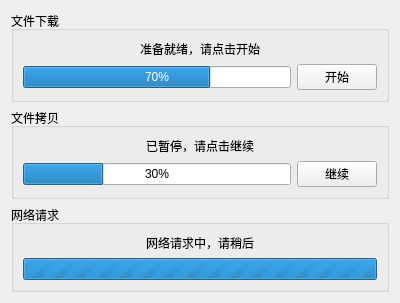
<?xml version="1.0" encoding="UTF-8"?>
<ui version="4.0">
 <class>QProgressBarDemo</class>
 <widget class="QWidget" name="QProgressBarDemo">
  <property name="geometry">
   <rect>
    <x>0</x>
    <y>0</y>
    <width>400</width>
    <height>300</height>
   </rect>
  </property>
  <property name="windowTitle">
   <string>QProgressBarDemo</string>
  </property>
  <layout class="QVBoxLayout" name="verticalLayout">
   <item>
    <widget class="QGroupBox" name="groupBox_1">
     <property name="title">
      <string>文件下载</string>
     </property>
     <layout class="QVBoxLayout" name="verticalLayout_3">
      <item>
       <widget class="QLabel" name="lb_FileDownload">
        <property name="text">
         <string>准备就绪，请点击开始</string>
        </property>
        <property name="alignment">
         <set>Qt::AlignCenter</set>
        </property>
       </widget>
      </item>
      <item>
       <layout class="QHBoxLayout" name="horizontalLayout_2">
        <item>
         <widget class="QProgressBar" name="prgb_FileDownload">
          <property name="value">
           <number>70</number>
          </property>
          <property name="alignment">
           <set>Qt::AlignCenter</set>
          </property>
         </widget>
        </item>
        <item>
         <widget class="QPushButton" name="pbtn_StartDownload">
          <property name="text">
           <string>开始</string>
          </property>
         </widget>
        </item>
       </layout>
      </item>
     </layout>
    </widget>
   </item>
   <item>
    <widget class="QGroupBox" name="groupBox_2">
     <property name="title">
      <string>文件拷贝</string>
     </property>
     <layout class="QVBoxLayout" name="verticalLayout_4">
      <item>
       <widget class="QLabel" name="lb_FileCopy">
        <property name="text">
         <string>已暂停，请点击继续</string>
        </property>
        <property name="alignment">
         <set>Qt::AlignCenter</set>
        </property>
       </widget>
      </item>
      <item>
       <layout class="QHBoxLayout" name="horizontalLayout">
        <item>
         <widget class="QProgressBar" name="prgb_FileCopy">
          <property name="value">
           <number>30</number>
          </property>
          <property name="alignment">
           <set>Qt::AlignCenter</set>
          </property>
         </widget>
        </item>
        <item>
         <widget class="QPushButton" name="pbtn_StartCopy">
          <property name="text">
           <string>继续</string>
          </property>
         </widget>
        </item>
       </layout>
      </item>
     </layout>
    </widget>
   </item>
   <item>
    <widget class="QGroupBox" name="groupBox_3">
     <property name="title">
      <string>网络请求</string>
     </property>
     <layout class="QVBoxLayout" name="verticalLayout_2">
      <item>
       <widget class="QLabel" name="lb_NetworkRequest">
        <property name="text">
         <string>网络请求中，请稍后</string>
        </property>
        <property name="alignment">
         <set>Qt::AlignCenter</set>
        </property>
       </widget>
      </item>
      <item>
       <widget class="QProgressBar" name="prgb_NetworkRequest">
        <property name="maximum">
         <number>0</number>
        </property>
        <property name="value">
         <number>0</number>
        </property>
        <property name="alignment">
         <set>Qt::AlignCenter</set>
        </property>
        <property name="format">
         <string/>
        </property>
       </widget>
      </item>
     </layout>
    </widget>
   </item>
  </layout>
 </widget>
 <resources/>
 <connections/>
</ui>
